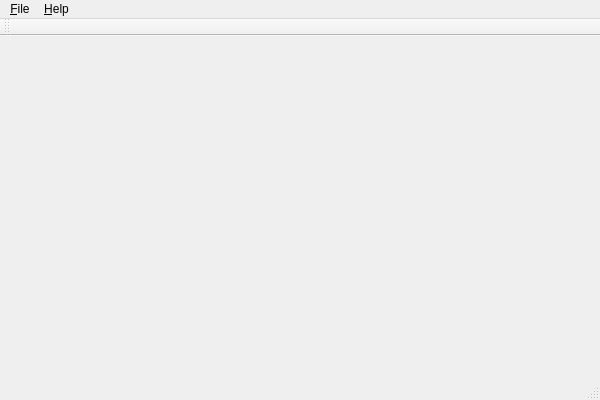
<?xml version="1.0" encoding="UTF-8"?>
<ui version="4.0">
 <class>MainWindow</class>
 <widget class="QMainWindow" name="MainWindow">
  <property name="geometry">
   <rect>
    <x>0</x>
    <y>0</y>
    <width>600</width>
    <height>400</height>
   </rect>
  </property>
  <property name="windowTitle">
   <string>MainWindow</string>
  </property>
  <widget class="QWidget" name="centralWidget"/>
  <widget class="QMenuBar" name="menuBar">
   <property name="geometry">
    <rect>
     <x>0</x>
     <y>0</y>
     <width>600</width>
     <height>20</height>
    </rect>
   </property>
   <widget class="QMenu" name="menu_File">
    <property name="title">
     <string>&amp;File</string>
    </property>
    <addaction name="action_Exit"/>
   </widget>
   <widget class="QMenu" name="menu_Help">
    <property name="title">
     <string>&amp;Help</string>
    </property>
    <addaction name="action_About"/>
   </widget>
   <addaction name="menu_File"/>
   <addaction name="menu_Help"/>
  </widget>
  <widget class="QToolBar" name="mainToolBar">
   <attribute name="toolBarArea">
    <enum>TopToolBarArea</enum>
   </attribute>
   <attribute name="toolBarBreak">
    <bool>false</bool>
   </attribute>
  </widget>
  <widget class="QStatusBar" name="statusBar"/>
  <action name="action_Exit">
   <property name="text">
    <string>&amp;Exit</string>
   </property>
  </action>
  <action name="action_About">
   <property name="text">
    <string>&amp;About</string>
   </property>
  </action>
 </widget>
 <layoutdefault spacing="6" margin="11"/>
 <resources/>
 <connections/>
</ui>
